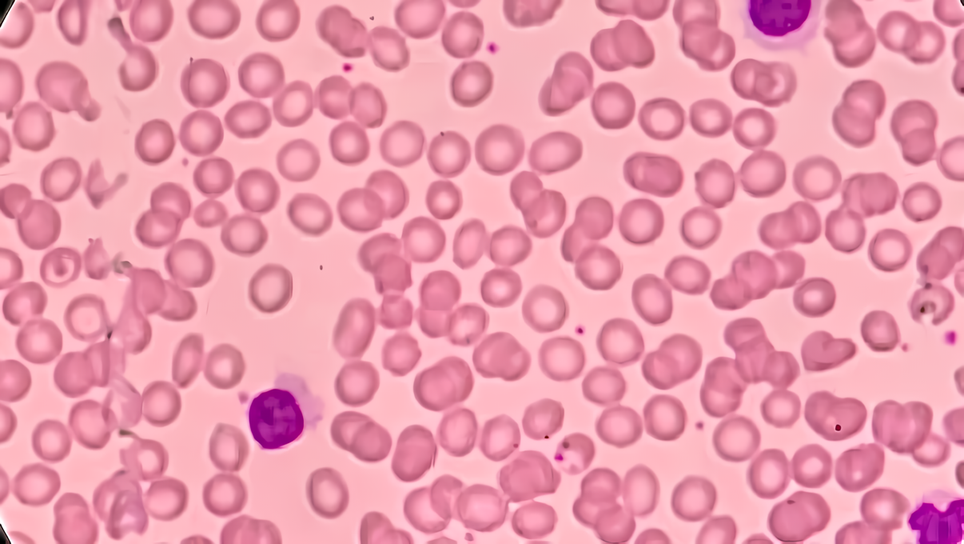
#> input picture dataset/datatesting/negatif (12).png, 964 x 544 px, given in place of datatesting, which was not available
$ python model_gui.py
#> lines starting #> are read from the running program, lines starting #| are printed output that depends on the picture; pictures that were not available may be replaced by others from this repository, and a replacement may not be noted
import numpy as np
import pandas as pd
import cv2
from skimage.feature import graycomatrix,graycoprops
import xlsxwriter as xw
from sklearn.svm import SVC
from sklearn.preprocessing import LabelEncoder
from sklearn.model_selection import train_test_split
import os
from sklearn.metrics import classification_report


book = xw.Workbook('feature.xlsx')
sheet = book.add_worksheet()
sheet.write(0,0,'Keterangan')

kolom = 1
#kolom feature glcm
glcm_feature = ['correlation','homogeneity','dissimilarity', 'contrast', 'energy', 'ASM']
sudut = ['0','45','90','135']
for i in glcm_feature :
    for j in sudut :
        sheet.write (0,kolom,i+' '+j)
        kolom+=1


#baris citra
dataset = os.listdir('dataset')
jenis_data = ['positif','negatif']

row = 1
kernel = cv2.getGaborKernel((8,8), sigma=3,theta=25, lambd=7.22, gamma=0.5, psi=0)
for i in dataset :
        column = 0
        file_name = 'dataset/'+i
        # print(file_name)
        if i.startswith('positif'):
            sheet.write(row,column,'positif')
        else :
            sheet.write(row,column,'negatif')
        column+=1

        img = cv2.imread(file_name)
#> img is the input picture: shape (544, 964, 3); mean B, G, R 173.5, 154.5, 234.7
        imgr = cv2.resize (img, (400,400))
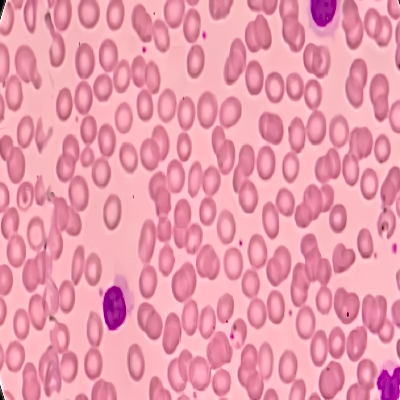
#> imgr: shape (400, 400, 3); mean B, G, R 173.4, 154.4, 234.6
        #grayscale gambar
        grayscale= cv2.cvtColor(imgr, cv2.COLOR_BGR2GRAY)
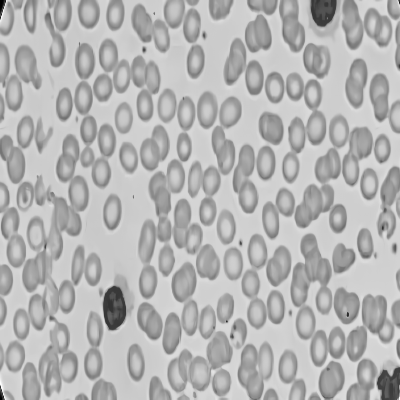
#> grayscale: shape (400, 400); min 0, max 255, mean 180.5
        #Pasang Filter Gabor
        fimg = cv2.filter2D(grayscale,-1, kernel)
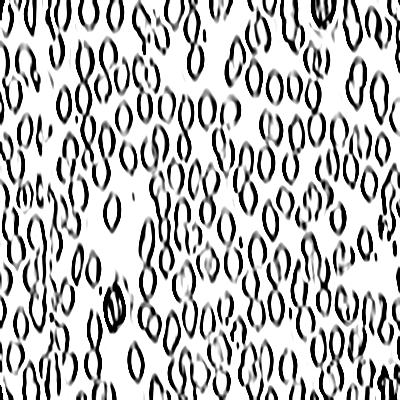
#> fimg: shape (400, 400); min 0, max 255, mean 188.7

        #glcm
        distances = [5]
        angles = [0,np.pi/4,np.pi/2,3*np.pi/4]
        levels = 256
        symetric = True
        normed = True

        glcm = graycomatrix (fimg, distances, angles, levels, symetric, normed)
        glcm_props = [propery for name in glcm_feature for propery in graycoprops(glcm,name)[0]]
#> glcm_props = [-0.259, -0.12, 0.546, -0.187, 0.331, 0.372, 0.575, 0.356, 115, 104.1, 51.33, 109.1, 24923.8, 22134.6, 8980.4, 23454.2, 0.377, 0.395, 0.495, 0.391, 0.142, 0.156, 0.245, 0.153]
        for item in glcm_props :
            sheet.write (row,column,item)
            column+=1
#> this loop made 24 passes
#> item on passes 1 to 12: -0.259, -0.12, 0.546, -0.187, 0.331, 0.372, 0.575, 0.356, 115, 104.1, 51.33, 109.1
#> after the loop, column = 25

        row+=1
#> row = 2
#> pass 2 of the loop `for i in dataset :`:
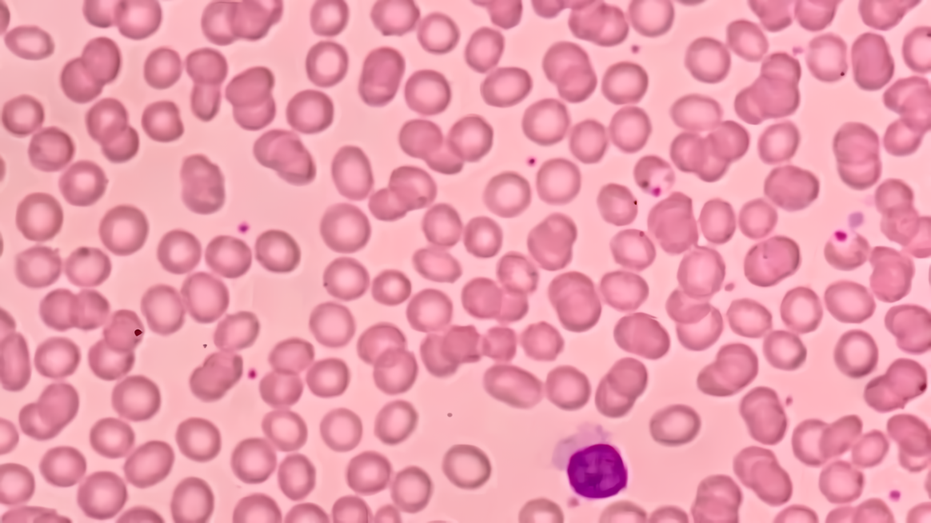
#> input picture dataset/datatesting/negatif (13).png, 931 x 523 px, given in place of datatraining, which was not available
#> img is the input picture: shape (523, 931, 3); mean B, G, R 173.4, 155.3, 235.2
#> `grayscale= cv2.cvtColor(imgr, cv2.COLOR_BGR2GRAY)`:
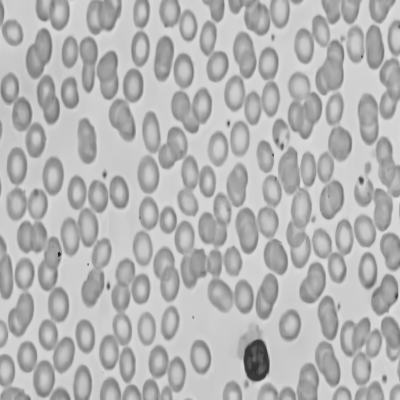
#> grayscale: shape (400, 400); min 36, max 227, mean 181.2
#> `fimg = cv2.filter2D(grayscale,-1, kernel)`:
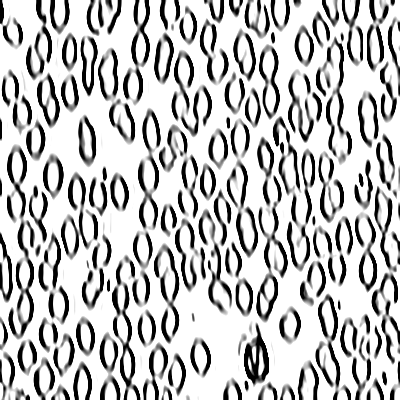
#> fimg: shape (400, 400); min 0, max 255, mean 191.1
#> glcm_props = [-0.29, -0.0874, 0.552, -0.198, 0.329, 0.382, 0.573, 0.359, 114.1, 98.98, 49.9, 106.8, 24607.2, 20717.3, 8530.9, 22814.2, 0.374, 0.399, 0.496, 0.392, 0.14, 0.159, 0.246, 0.154]
#> the loop `for item in glcm_props :` made 24 passes
#> item on passes 1 to 8: -0.29, -0.0874, 0.552, -0.198, 0.329, 0.382, 0.573, 0.359
#> after the loop `for item in glcm_props :`: column = 25
#> row = 3


# data =pd.read_excel ('feature.xlsx', sheet_name='Sheet1')
# enc = LabelEncoder()

# data['Keterangan'] = enc.fit_transform (data['Keterangan'].values)
# atr_data = data.drop(columns='Keterangan')
# cls_data = data['Keterangan']

# model = SVC(kernel='linear')
# xtrain,xtest, ytrain, ytest = train_test_split (atr_data, cls_data, test_size = 0.2, random_state = 2)

# #Training data
# model.fit(xtrain,ytrain)

# #Hasil Prediksi
# hasilPrediksi = model.predict(xtest)
# prediksiBenar = (hasilPrediksi == ytest).sum()
# prediksiSalah = (hasilPrediksi != ytest).sum()
# print ("Prediksi yang benar :", prediksiBenar)
# print ("Prediksi Yang Salah :", prediksiSalah)
# print("akurasi: ", "%.2f"%(prediksiBenar/(prediksiBenar+prediksiSalah)*100),'%')
# print(classification_report(ytest, hasilPrediksi))


# # img = cv2.imread("positif 1.jpg")
# # grayscale= cv2.cvtColor(img, cv2.COLOR_BGR2GRAY)
# # fimg = cv2.filter2D(grayscale,-1, kernel)

# # ret, img1 = cv2.threshold(fimg,230,255,cv2.THRESH_BINARY_INV)
# # img1 = cv2.dilate(img1.copy(), None, iterations=1)
# # img1 = cv2.erode (img1.copy(), None, iterations=1)
# # b,g,r = cv2.split(img)
# # rgba = [b,g,r,img1]
# # dst = cv2.merge (rgba,4 )


# cv2.imshow("img1",img)
# cv2.imshow("Filter", fimg)
# cv2.waitKey()
